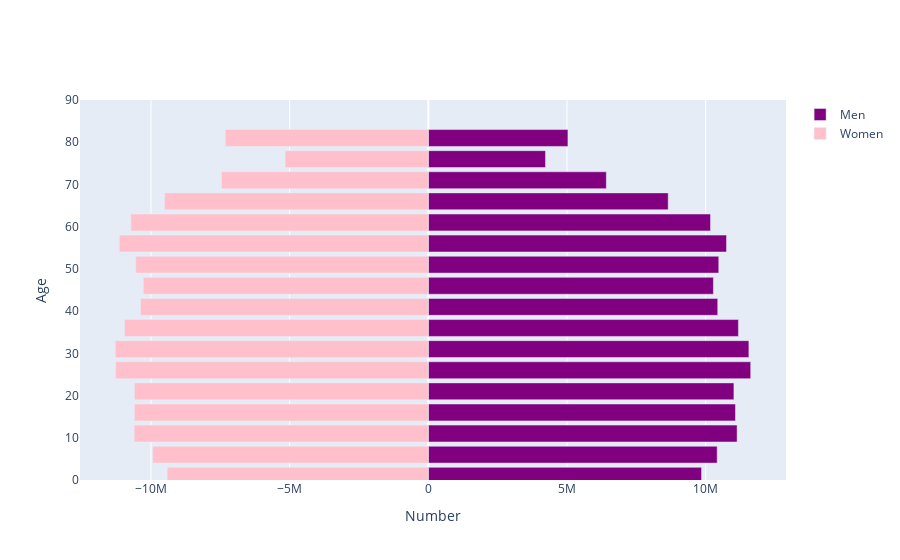

Notebook cell for this chart:
### Code cell
configure_plotly_browser_state()
population_pyramids(population_df(2020, "USA"), 2020)

### Figure 1 — Plotly figure (JSON) as saved in the notebook; plotly's stock layout.template omitted (floating-point values rounded to 4 significant figures)
{"data": [{"hoverinfo": "skip", "marker": {"color": "purple"}, "name": "Men", "orientation": "h", "x": [9852037, 10415215, 11134524, 11074742, 11019123, 11624147, 11558689, 11181191, 10435225, 10279751, 10472749, 10752175, 10175477, 8649632, 6418498, 4226158, 5034000], "y": [1, 6, 11, 16, 21, 26, 31, 36, 41, 46, 51, 56, 61, 66, 71, 76, 81], "type": "bar"}, {"hoverinfo": "skip", "marker": {"color": "pink"}, "name": "Women", "orientation": "h", "x": [-9417512, -9939051, -10606984, -10599835, -10598207, -11275655, -11286312, -10952602, -10376717, -10278884, -10547806, -11141839, -10723886, -9509351, -7454420, -5166090, -7322597], "y": [1, 6, 11, 16, 21, 26, 31, 36, 41, 46, 51, 56, 61, 66, 71, 76, 81], "type": "bar"}], "layout": {"barmode": "overlay", "xaxis": {"title": {"text": "Number"}}, "yaxis": {"range": [0, 90], "title": {"text": "Age"}}}}
